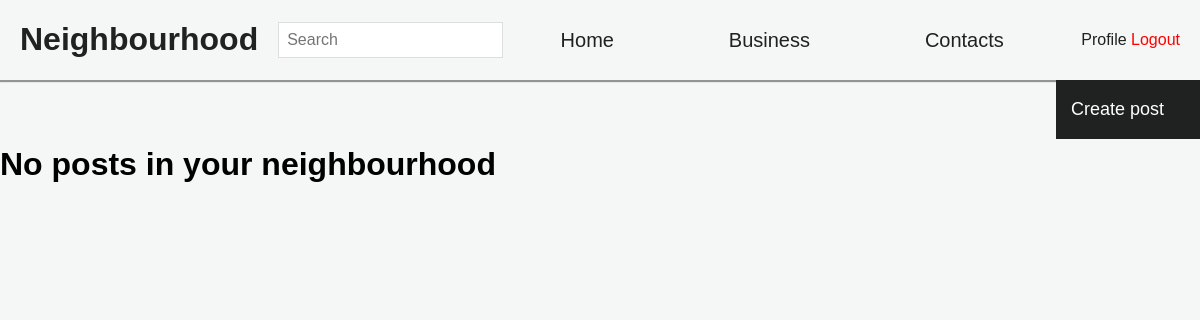
Before: / with the older database file.
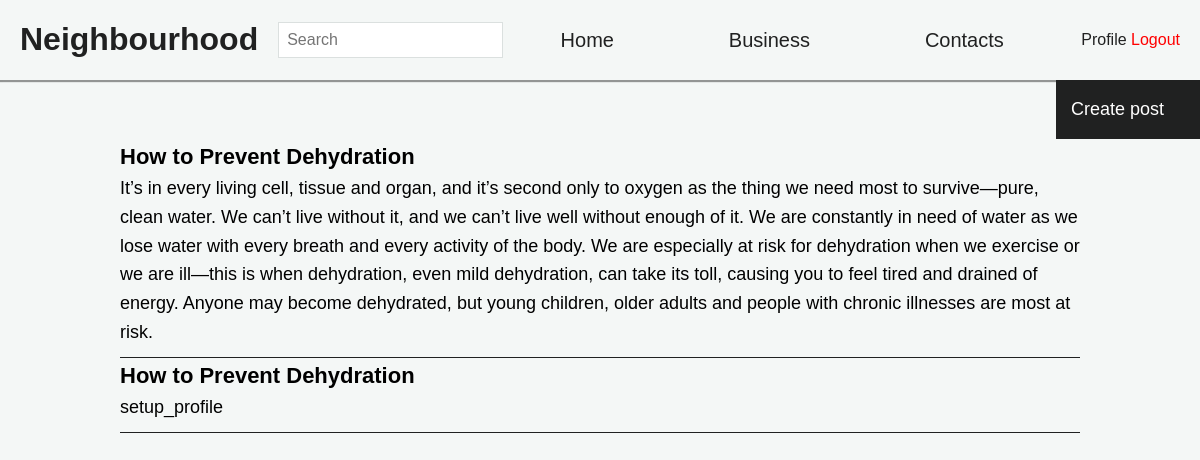
After: the same page with the newer database file.
### home/models.py (models this page shows, shortened)
class Post(models.Model):
    user = models.ForeignKey(User, on_delete=models.CASCADE)
    title = models.CharField(max_length=50)
    content = models.TextField()
    neighbourhood = models.ForeignKey(
        'Neighbourhood', on_delete=models.CASCADE, null=True)

### home/views.py (the view)
# urls.py: path('', include('home.urls')),
def home(request):
    posts = Post.objects.all()
    return render(request, 'index.html', {'posts': posts})

### home/templates/index.html
{% extends 'base.html' %}
{% block content %}
<div class="posts">
    <a href="{% url 'create_post' %} " class="btn btn--create-biz">Create post</a>
    {% if posts %}
    {% for post in posts %}
    <div class="post">
        <h3 class="post__title">{{ post.title }}</h3>
        <p class="post__content">{{ post.content }}</p>
    </div>
    {% endfor %}
    {% else %}
    <h1 class="heading-1">
        No posts in your neighbourhood
    </h1>
    {% endif %}
</div>
{% endblock %}

Changed rows visible on the page:
added Post: title "How to Prevent Dehydration", content "It’s in every living cell, tissue and organ, and it’s second only to oxygen as the thing we need most to survive—pure, clean water. We can’t live without it, and we can’t live well without enough of it. We are constantly in need of water as we lose water with every breath and every activity of the body. We are especially at risk for dehydration when we exercise or we are ill—this is when dehydration, even mild dehydration, can take its toll, causing you to feel tired and drained of energy. Anyone may become dehydrated, but young children, older adults and people with chronic illnesses are most at risk."
added Post: title "How to Prevent Dehydration", content "setup_profile"
Other visible differences:
text no longer shown: "No posts in your neighbourhood"
